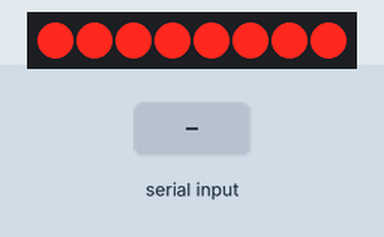
The sketch below on a simulated Arduino Uno, built with avr-gcc and run on an emulated ATmega328P. Parts: 8 shift-register outputs drawn as a row of LEDs (first output left, lit = HIGH). Wiring (inferred from the names in the program): shift register (74HC595): data pin 3; shift clock pin 4; latch pin 2. Wiring (inferred from the signals the program sends): row of LEDs: on Q0, Q1, Q2, Q3, Q4, Q5, Q6, Q7. The test bench sets the inputs (shaded band). What the sketch prints to the serial monitor is not drawn.

Above: at 1.7 s.
1.8 s: "1\n" received over Serial
At 3.0 s:
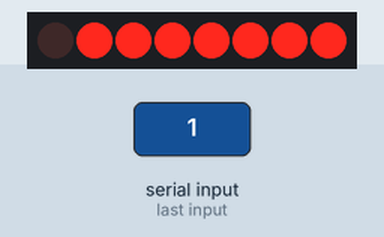
3.3 s: "2\n" received over Serial
At 4.1 s:
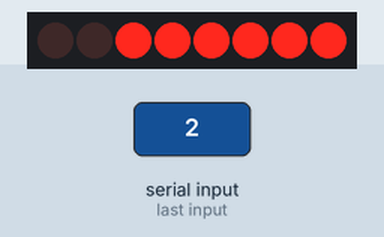
4.8 s: "3\n" received over Serial
At 5.3 s:
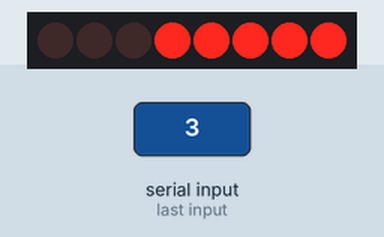
6.3 s: "4\n" received over Serial
At 7.5 s:
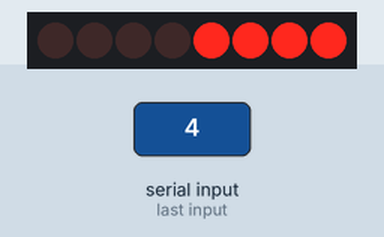
7.8 s: "5\n" received over Serial
At 8.7 s:
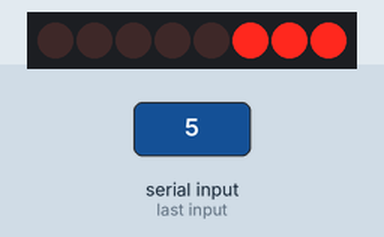
9.3 s: "1\n" received over Serial
At 9.9 s:
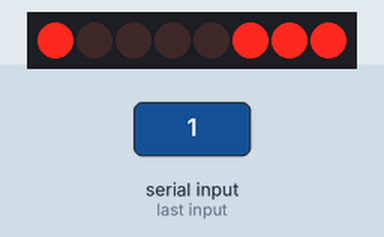
Timing chart, 0 to 11.8 s (numbered marks = the images above; inputs shaded):
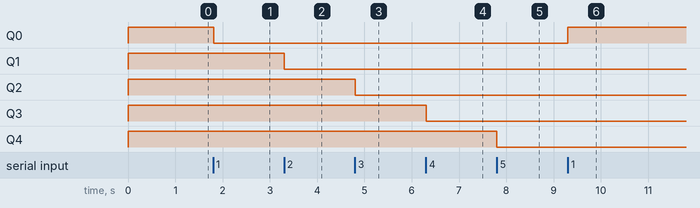

Measured:
- after the input at 1.8 s, Q0: HIGH → LOW at once
- after the input at 3.3 s, Q1: HIGH → LOW at once
- after the input at 4.8 s, Q2: HIGH → LOW at once
- after the input at 6.3 s, Q3: HIGH → LOW at once
- after the input at 7.8 s, Q4: HIGH → LOW at once
- after the input at 9.3 s, Q0: LOW → HIGH at once

The sketch:

program.ino
```cpp
int latchPin = 2;     // ArduinoPin-2 to 74HC595Pin-12
int dataPin =3;      // ArduinoPin-3 to 74HC595Pin-14
int clockPin = 4;    // ArduinoPin-4 to 74HC595Pin-11
int rst = 7;         // ArduinoPin-7 to 74HC595Pin-10

bool l[8];           //Output Pin State(One Shift Register 8 pin.)
int send_value = 0;  //Sending this value to 595.

void setup()
{

  Serial.begin(9600);
  pinMode(latchPin, OUTPUT);
  pinMode(dataPin, OUTPUT);
  pinMode(clockPin, OUTPUT);
  pinMode(rst, OUTPUT);

  for(int i=0; i < 8; i++){
    l[i] = false;       //all state set to false/off
  }

  //Reset 595
  digitalWrite(rst, LOW);
  digitalWrite(rst, HIGH);

  //For LOW all Output
  digitalWrite(latchPin, LOW);
  shiftOut(dataPin,clockPin,MSBFIRST,255);
  digitalWrite(latchPin, HIGH);
  delay(500);

  Serial.println("Start Working Mode");
}

void loop()
{

  Serial.println(send_value);

  if(Serial.available()){

    int val = Serial.parseInt();
    Serial.print(val);

    if(val == 1){    //input 1 for turn on/HIGH output pin 1

      if(l[0] == false){
      l[0] = true;
      Serial.print("loop1");
      switchDo();
      }else{             //Again input 1 (toggle work) for trun off/LOW output pin 1
      	l[0] = false;
        switchDo();
      }
    }else if(val == 2){  //input 2 for turn on/HIGH output pin 2

      if(l[1] == false){
      l[1] = true;
      Serial.print("loop5");
      switchDo();
      }else{              //Again input 2 (toggle work) for trun off/LOW output pin 2
        l[1] = false;
        switchDo();
      }
    }else if(val == 3){

      if(l[2] == false){
      l[2] = true;
      Serial.print("loop5");
      switchDo();
      }else{
        l[2] = false;
        switchDo();
      }
    }else if(val == 4){

      if(l[3] == false){
      l[3] = true;
      Serial.print("loop5");
      switchDo();
      }else{
        l[3] = false;
        switchDo();
      }
    }else if(val == 5){

      if(l[4] == false){
      l[4] = true;
      Serial.print("loop5");
      switchDo();
      }else{
        l[4] = false;
        switchDo();
      }
    }else if(val == 6){

      if(l[5] == false){
      l[5] = true;
      Serial.print("loop5");
      switchDo();
      }else{
        l[5] = false;
        switchDo();
      }
    }else if(val == 7){

      if(l[6] == false){
      l[6] = true;
      Serial.print("loop5");
      switchDo();
      }else{
        l[6] = false;
        switchDo();
      }
    }else if(val == 8){

      if(l[7] == false){
      l[7] = true;
      Serial.print("loop5");
      switchDo();
      }else{
        l[7] = false;
        switchDo();
      }
    }
  }
}

void check(){           //check Which pin are ON/HIGH

  int present = 0;

  for(int i = 0; i < 8; i++){

    if(l[i] == true){
    Serial.print("li");
      if(i == 0){
      	 present = present + 1;  //if on/HIGH  it added byet for specific output pin. (Ex: pin1: 1, pin2:2, pin3:4, pin4:8)
      }else if(i == 1){
         present = present + 2;
      }else if(i == 2){
         present = present + 4;
      }else if(i == 3){
         present = present + 8;
      }else if(i == 4){
         present = present + 16;
      }else if(i == 5){
         present = present + 32;
      }else if(i == 6){
         present = present + 64;
      }else if(i == 7){
         present = present + 128;
      }
    }
    send_value = present;
  }
}

void switchDo(){
  check();
  int state = 255-send_value;  //255 is the total 8bit decimal output pin value.
  digitalWrite(latchPin, LOW);
  shiftOut(dataPin,clockPin,MSBFIRST,state);     //turn HIGH/LOW or ON/OFF output pin of 595 by sending state code
  digitalWrite(latchPin, HIGH);
  delay(500);

}
```
